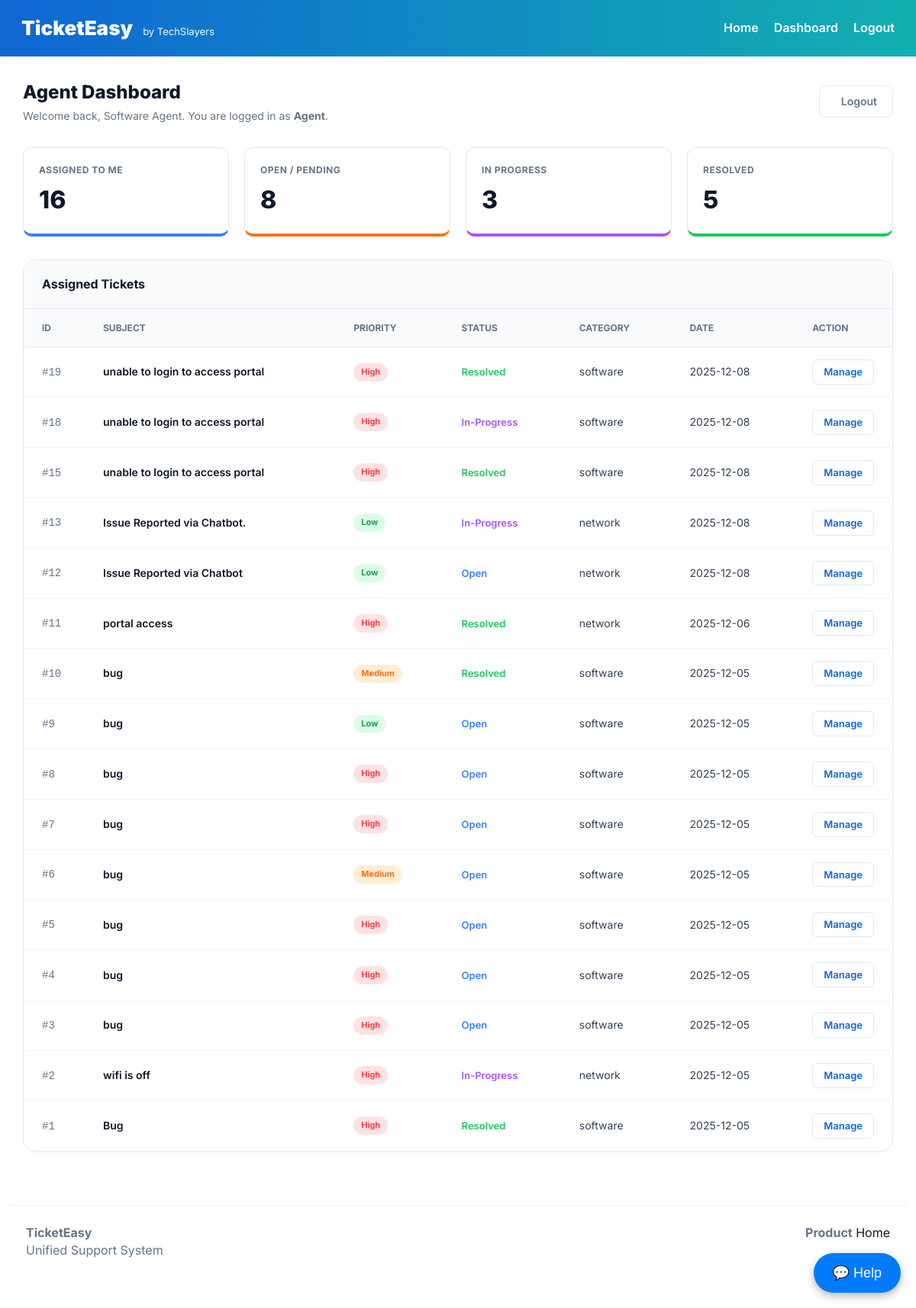
Screenshot of /agent/dashboard (signed in) with the database file from the repository.
### models.py (models this page shows, shortened)
class User(db.Model, UserMixin):
    __tablename__ = 'users'
    id = db.Column(db.Integer, primary_key=True)
    email = db.Column(db.String(180), unique=True, nullable=False)
    name = db.Column(db.String(180))
    password_hash = db.Column(db.String(256), nullable=False)
    role = db.Column(db.String(30))
    employee_role = db.Column(db.String(120))
    verified = db.Column(db.Boolean, default=False)
    created_at = db.Column(db.DateTime, default=datetime.utcnow)
    assigned_tickets = db.relationship('Ticket', back_populates='assigned_admin', foreign_keys='Ticket.assigned_admin_id')
    created_tickets = db.relationship('Ticket', back_populates='creator', foreign_keys='Ticket.created_by_id')

class Ticket(db.Model):
    __tablename__ = 'tickets'
    id = db.Column(db.Integer, primary_key=True)
    subject = db.Column(db.String(255))
    description = db.Column(db.Text)
    priority = db.Column(db.String(20))
    status = db.Column(db.String(30))
    category = db.Column(db.String(80))
    category_id = db.Column(db.Integer, db.ForeignKey('categories.id'), nullable=True)
    created_by_id = db.Column(db.Integer, db.ForeignKey('users.id'), nullable=True)
    created_at = db.Column(db.DateTime, default=datetime.utcnow)
    assigned_admin_id = db.Column(db.Integer, db.ForeignKey('users.id'), nullable=True)
    sentiment = db.Column(db.String(50), default="Neutral")
    remarks = db.Column(db.Text)
    _suggested_steps = db.Column("suggested_steps", db.Text, default="[]")
    category_obj = db.relationship('Category', back_populates='tickets', foreign_keys=[category_id])
    assigned_admin = db.relationship('User', back_populates='assigned_tickets', foreign_keys=[assigned_admin_id])
    creator = db.relationship('User', back_populates='created_tickets', foreign_keys=[created_by_id])
    @property
    def suggested_steps(self):
        try: return json.loads(self._suggested_steps)
        except: return []
    @suggested_steps.setter
    def suggested_steps(self, value):
        self._suggested_steps = json.dumps(value)

### app.py (the view)
@app.route("/agent/dashboard")
@agent_required
def agent_dashboard():
    agent_session = session.get("user")
    db_agent = User.query.filter_by(email=agent_session["email"]).first()
    if db_agent.role == 'manager':
        cat_link = AdminCategories.query.filter_by(admin_id=db_agent.id).first()
        if cat_link:
            tickets = Ticket.query.filter_by(category_id=cat_link.category_id).order_by(Ticket.created_at.desc()).all()
        else:
            tickets = [] # Manager assigned to no category?
    else:
        tickets = Ticket.query.filter_by(assigned_admin_id=db_agent.id).order_by(Ticket.created_at.desc()).all()
    stats = {
        "total": len(tickets),
        "open": len([t for t in tickets if t.status == 'open']),
        "in_progress": len([t for t in tickets if t.status == 'in-progress']),
        "resolved": len([t for t in tickets if t.status == 'resolved']),
        "high": len([t for t in tickets if t.priority == 'high']),
        "medium": len([t for t in tickets if t.priority == 'medium']),
        "low": len([t for t in tickets if t.priority == 'low']),
    }
    return render_template("agent_dashboard.html", admin=db_agent, tickets=tickets, stats=stats)

### app.py (called while the page is built)
def agent_required(fn):
    if iscoroutinefunction(fn):
        @wraps(fn)
        async def async_wrapper(*args, **kwargs):
            u = session.get("user")
            if not u or u.get("role") not in ['agent', 'manager', 'admin', 'super_admin']:
                return redirect(url_for("agent_login"))
            return await fn(*args, **kwargs)
        return async_wrapper
    else:
        @wraps(fn)
        def sync_wrapper(*args, **kwargs):
            u = session.get("user")
            if not u or u.get("role") not in ['agent', 'manager', 'admin', 'super_admin']:
                return redirect(url_for("agent_login"))
            return fn(*args, **kwargs)
        return sync_wrapper

### templates/agent_dashboard.html (shortened to what this page needs)
{% extends "base.html" %}
{% block content %}
<div class="page-wrap">
  <div class="dashboard-header">
    <div class="welcome-box">
      <h1>Agent Dashboard</h1>
      <p>Welcome back, {{ admin.name }}. You are logged in as <strong>{{ admin.role|title }}</strong>.</p>
    </div>
    <div class="header-actions">
      <a href="{{ url_for('logout') }}" class="btn-logout"> Logout</a>
    </div>
  </div>
  <div class="stats-grid">
    <div class="stat-card sc-blue">
      <span class="stat-label">Assigned to Me</span>
      <span class="stat-val">{{ stats.total }}</span>
    </div>
    <div class="stat-card sc-orange">
      <span class="stat-label">Open / Pending</span>
      <span class="stat-val">{{ stats.open }}</span>
    </div>
    <div class="stat-card sc-purple">
      <span class="stat-label">In Progress</span>
      <span class="stat-val">{{ stats.in_progress }}</span>
    </div>
    <div class="stat-card sc-green">
      <span class="stat-label">Resolved</span>
      <span class="stat-val">{{ stats.resolved }}</span>
    </div>
  </div>
  <div class="table-card">
    <div class="table-header">
      <span class="table-title">Assigned Tickets</span>
    </div>
    <table>
      <thead>
        <tr>
          <th width="80">ID</th>
          <th>Subject</th>
          <th>Priority</th>
          <th>Status</th>
          <th>Category</th>
          <th>Date</th>
          <th width="100">Action</th>
        </tr>
      </thead>
      <tbody>
        {% for ticket in tickets %}
        <tr>
          <td><span style="font-family: monospace; color: var(--muted);">#{{ ticket.id }}</span></td>
          <td style="font-weight: 600; color: var(--dark);">{{ ticket.subject }}</td>
          <td>
            <span
              class="badge p-{{ 'high' if ticket.priority=='high' else ('med' if ticket.priority=='medium' else 'low') }}">
              {{ ticket.priority|capitalize }}
            </span>
          </td>
          <td>
            <span
              style="font-weight: 600; font-size: 13px; color: {{ '#3b82f6' if ticket.status=='open' else ('#a855f7' if ticket.status=='in-progress' else '#22c55e') }}">
              {{ ticket.status|title }}
            </span>
          </td>
          <td>{{ ticket.category }}</td>
          <td>{{ ticket.created_at.strftime('%Y-%m-%d') }}</td>
          <td>
            <a href="{{ url_for('ticket_detail', ticket_id=ticket.id) }}" class="btn-manage">Manage</a>
          </td>
        </tr>
        {% else %}
        <tr>
          <td colspan="7" style="text-align: center; padding: 40px; color: var(--muted);">
            No tickets assigned to you yet. Great job!
          </td>
        </tr>
        {% endfor %}
      </tbody>
    </table>
  </div>
</div>
{% endblock %}

### static/css/style.css (style rules this page uses)
:root { --primary:#2563eb; --bg:#ffffff; --muted:#64748b; --text:#0f172a; --card-border:#e6edf3; }
* { box-sizing:border-box }
a { color:var(--text); text-decoration:none }

### templates/base.html (style rules this page uses)
:root { --blue: #0f66d4; --turq: #12b0b0; --muted: #68707a; --bg: #ffffff; font-family: "Inter", sans-serif; }
* { box-sizing: border-box }
body { margin: 0; background: var(--bg); color: #07122a; line-height: 1.45 }

### templates/agent_dashboard.html (style rules this page uses)
:root { --primary: #0f66d4; --teal: #12b0b0; --dark: #0f172a; --muted: #64748b; }
.page-wrap { max-width: 1400px; margin: 0 auto; padding: 30px; font-family: 'Inter', sans-serif; }
.dashboard-header { display: flex; justify-content: space-between; align-items: center; margin-bottom: 30px; }
.welcome-box h1 { font-size: 24px; font-weight: 800; color: var(--dark); margin: 0; }
.welcome-box p { color: var(--muted); margin: 4px 0 0 0; font-size: 14px; }
.header-actions { display: flex; gap: 12px; }
.btn-logout { padding: 10px 20px; background: white; border: 1px solid #e2e8f0; border-radius: 8px; color: var(--muted); text-decoration: none; font-weight: 600; font-size: 14px; display: flex; align-items: center; gap: 8px; transition: 0.2s; }
.stats-grid { display: grid; grid-template-columns: repeat(auto-fit, minmax(200px, 1fr)); gap: 20px; margin-bottom: 30px; }
.stat-card { background: white; padding: 20px; border-radius: 12px; border: 1px solid #e2e8f0; display: flex; flex-direction: column; gap: 8px; }
.stat-label { font-size: 12px; font-weight: 700; color: var(--muted); text-transform: uppercase; letter-spacing: 0.5px; }
.stat-val { font-size: 32px; font-weight: 800; color: var(--dark); }
.sc-blue { border-bottom: 4px solid #3b82f6; }
.sc-orange { border-bottom: 4px solid #f97316; }
.sc-purple { border-bottom: 4px solid #a855f7; }
.sc-green { border-bottom: 4px solid #22c55e; }
.table-card { background: white; border: 1px solid #e2e8f0; border-radius: 16px; overflow: hidden; box-shadow: 0 4px 6px -1px rgba(0, 0, 0, 0.02); }
.table-header { padding: 20px 24px; border-bottom: 1px solid #e2e8f0; background: #f8fafc; display: flex; justify-content: space-between; align-items: center; }
.table-title { font-size: 16px; font-weight: 700; color: var(--dark); }
table { width: 100%; border-collapse: collapse; }
th { text-align: left; padding: 16px 24px; font-size: 12px; font-weight: 700; color: var(--muted); text-transform: uppercase; background: #f8fafc; border-bottom: 1px solid #e2e8f0; }
td { padding: 16px 24px; font-size: 14px; color: #334155; border-bottom: 1px solid #f1f5f9; vertical-align: middle; }
tr:last-child td { border-bottom: none; }
.badge { padding: 4px 10px; border-radius: 20px; font-size: 11px; font-weight: 700; display: inline-flex; align-items: center; gap: 6px; }
.p-high { background: #fee2e2; color: #ef4444; }
.p-med { background: #ffedd5; color: #f97316; }
.p-low { background: #dcfce7; color: #16a34a; }
.btn-manage { padding: 6px 14px; background: white; border: 1px solid #e2e8f0; border-radius: 6px; color: var(--primary); font-weight: 600; font-size: 13px; text-decoration: none; transition: 0.2s; display: inline-block; }

### rows the page displays
User: name "Software Agent", role "Agent"
Ticket: id "19", subject "unable to login to access portal", priority "High", status "Resolved", category "software", created_at "2025-12-08"
Ticket: id "18", subject "unable to login to access portal", priority "High", status "In-Progress", category "software", created_at "2025-12-08"
Ticket: id "15", subject "unable to login to access portal", priority "High", status "Resolved", category "software", created_at "2025-12-08"
Ticket: id "13", subject "Issue Reported via Chatbot.", priority "Low", status "In-Progress", category "network", created_at "2025-12-08"
Ticket: id "12", subject "Issue Reported via Chatbot", priority "Low", status "Open", category "network", created_at "2025-12-08"
Ticket: id "11", subject "portal access", priority "High", status "Resolved", category "network", created_at "2025-12-06"
Ticket: id "10", subject "bug", priority "Medium", status "Resolved", category "software", created_at "2025-12-05"
Ticket: id "9", subject "bug", priority "Low", status "Open", category "software", created_at "2025-12-05"
Ticket: id "8", subject "bug", priority "High", status "Open", category "software", created_at "2025-12-05"
Ticket: id "7", subject "bug", priority "High", status "Open", category "software", created_at "2025-12-05"
Ticket: id "6", subject "bug", priority "Medium", status "Open", category "software", created_at "2025-12-05"
Ticket: id "5", subject "bug", priority "High", status "Open", category "software", created_at "2025-12-05"
Ticket: id "4", subject "bug", priority "High", status "Open", category "software", created_at "2025-12-05"
Ticket: id "3", subject "bug", priority "High", status "Open", category "software", created_at "2025-12-05"
Ticket: id "2", subject "wifi is off", priority "High", status "In-Progress", category "network", created_at "2025-12-05"
Ticket: id "1", subject "Bug", priority "High", status "Resolved", category "software", created_at "2025-12-05"

### other values shown
{{ stats.total }} "16"
{{ stats.open }} "8"
{{ stats.in_progress }} "3"
{{ stats.resolved }} "5"
